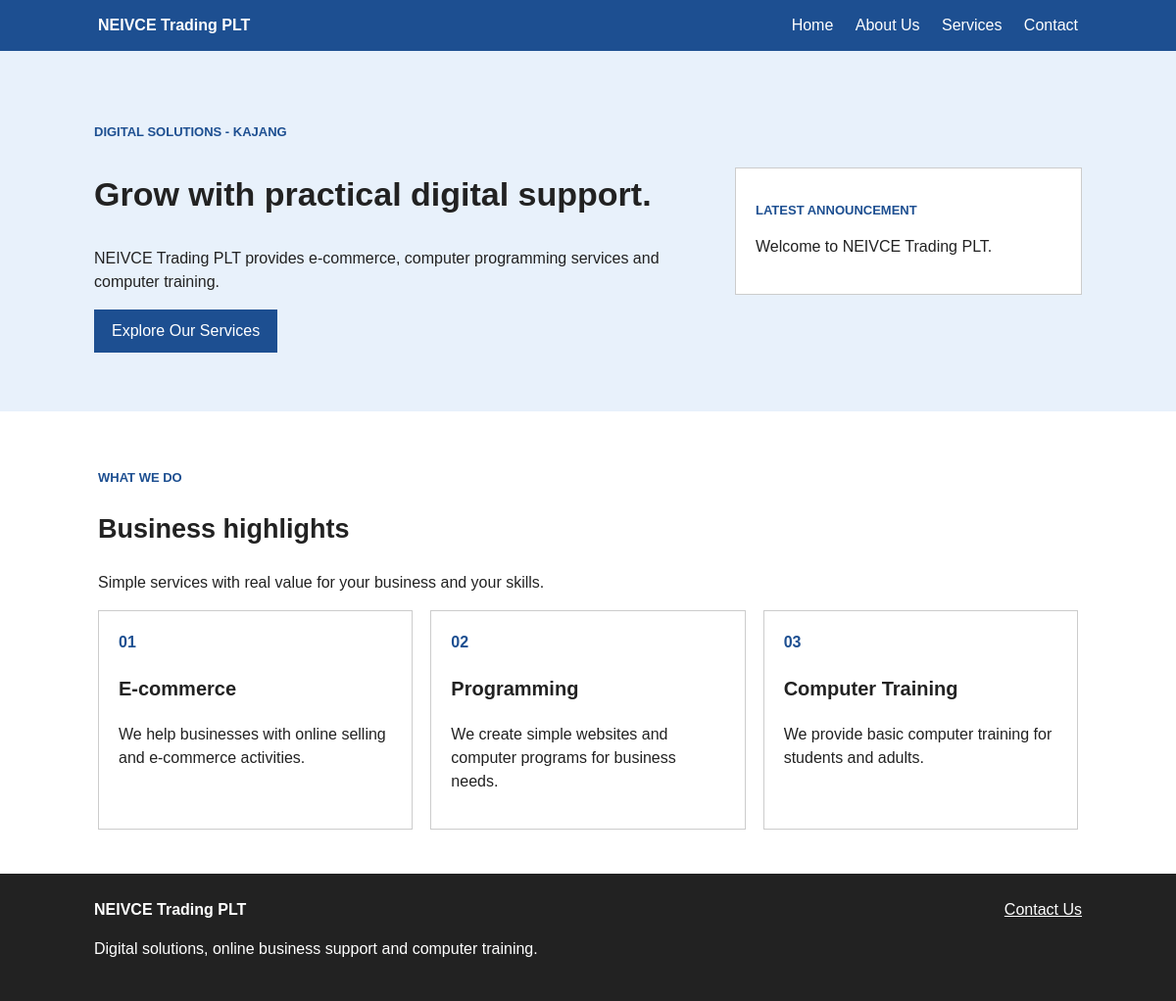
The page / on the database its author committed.
### tables this page shows
CREATE TABLE site_content (
    content_key VARCHAR(100) NOT NULL PRIMARY KEY,
    content_value TEXT NOT NULL
);

CREATE TABLE IF NOT EXISTS home_content (
    id INT PRIMARY KEY,
    announcement TEXT NOT NULL,
    introduction TEXT NOT NULL,
    ecommerce TEXT NOT NULL,
    programming TEXT NOT NULL,
    training TEXT NOT NULL
);

### index.php (the view, shortened to what this page needs)
<?php
require 'db.php';
$sql_company = "SELECT content_value FROM site_content WHERE content_key='company_name'";
$result_company = $conn->query($sql_company);
$row_company = $result_company->fetch_assoc();
$company_name = $row_company['content_value'];
$sql_home = "SELECT * FROM home_content WHERE id=1";
$result_home = $conn->query($sql_home);
$row_home = $result_home->fetch_assoc();
$introduction = $row_home['introduction'];
$announcement = $row_home['announcement'];
$ecommerce = $row_home['ecommerce'];
$programming = $row_home['programming'];
$training = $row_home['training'];
include 'header.php';
?>
<section class="hero">
    <div class="hero-copy">
        <p class="eyebrow">DIGITAL SOLUTIONS - KAJANG</p>
        <h1>Grow with practical digital support.</h1>
        <p><?php echo $introduction; ?></p>
        <a class="button" href="services.php">Explore Our Services</a>
    </div>
    <div class="hero-card">
        <p class="small-label">LATEST ANNOUNCEMENT</p>
        <p><?php echo $announcement; ?></p>
    </div>
</section>
<section class="section">
    <div class="section-heading">
        <p class="eyebrow">WHAT WE DO</p>
        <h2>Business highlights</h2>
        <p>Simple services with real value for your business and your skills.</p>
    </div>
    <div class="cards">
        <article class="card">
            <div class="icon">01</div>
            <h3>E-commerce</h3>
            <p><?php echo $ecommerce; ?></p>
        </article>
        <article class="card">
            <div class="icon">02</div>
            <h3>Programming</h3>
            <p><?php echo $programming; ?></p>
        </article>
        <article class="card">
            <div class="icon">03</div>
            <h3>Computer Training</h3>
            <p><?php echo $training; ?></p>
        </article>
    </div>
</section>
<?php include 'footer.php'; ?>

### header.php
<link rel="stylesheet" href="styles/styles.css">
<body>
    <header class="site-header">
        <div class="nav-wrap">
            <a class="brand" href="index.php"><?php echo $company_name; ?></a>
            <nav>
                <a href="index.php">Home</a>
                <a href="about.php">About Us</a>
                <a href="services.php">Services</a>
                <a href="contact.php">Contact</a>
            </nav>
        </div>
    </header>

### footer.php (shortened to what this page needs)
    <footer>
        <div>
            <strong><?php echo $company_name; ?></strong>
            <p>Digital solutions, online business support and computer training.</p>
        </div>
        <div>
            <a href="contact.php">Contact Us</a>
        </div>
    </footer>
</body>
</html>

### styles/styles.css (style rules this page uses)
* { box-sizing: border-box; }
body { margin: 0; font-family: Arial, Helvetica, sans-serif; color: #222; line-height: 1.5; }
.site-header { background: #1d4f91; padding: 14px 0; }
.nav-wrap { width: 90%; max-width: 1000px; margin: auto; display: flex; align-items: center; }
.brand { color: white; font-weight: bold; text-decoration: none; margin-right: auto; }
nav a { color: white; text-decoration: none; margin-left: 18px; }
.hero { background: #e8f1fb; padding: 60px 8%; display: flex; gap: 30px; align-items: center; }
.hero-copy { flex: 2; }
.hero-card { flex: 1; background: white; border: 1px solid #ccc; padding: 20px; }
h1 { font-size: 34px; }
h2 { font-size: 27px; }
h3 { font-size: 20px; }
.eyebrow { color: #1d4f91; font-size: 13px; font-weight: bold; }
.small-label { color: #1d4f91; font-size: 13px; font-weight: bold; }
.button { display: inline-block; background: #1d4f91; border: 0; color: white; padding: 10px 18px; text-decoration: none; cursor: pointer; }
.section { width: 90%; max-width: 1000px; margin: auto; padding: 45px 0; }
.cards { display: flex; gap: 18px; }
.card { flex: 1; border: 1px solid #ccc; padding: 20px; }
.icon { color: #1d4f91; font-weight: bold; }
footer { background: #222; color: white; padding: 25px 8%; display: flex; justify-content: space-between; }
footer a { color: white; }

### rows shown on the page
site_content: content_value "NEIVCE Trading PLT"
home_content: introduction "NEIVCE Trading PLT provides e-commerce, computer programming services and computer training.", announcement "Welcome to NEIVCE Trading PLT.", ecommerce "We help businesses with online selling and e-commerce activities.", programming "We create simple websites and computer programs for business needs.", training "We provide basic computer training for students and adults."
